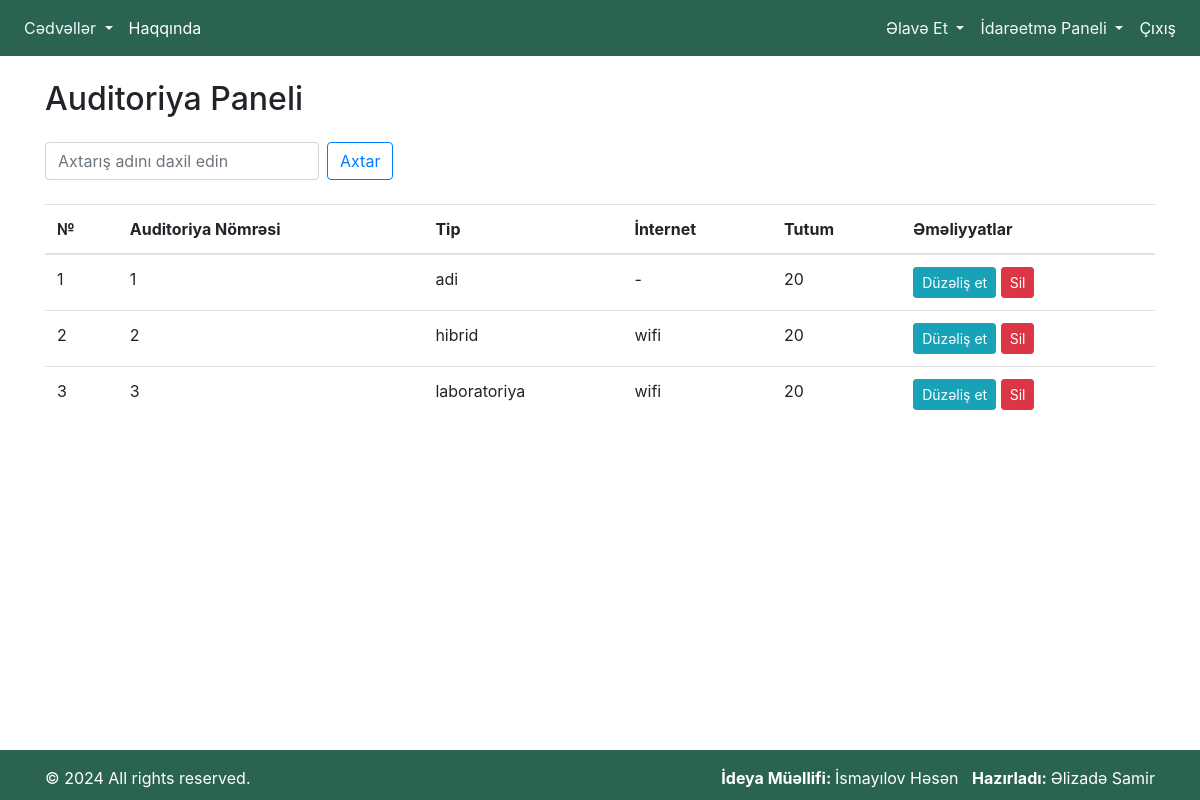
The app's page /classroom-panel/ (signed in) with its own data.
### lesson_calendar/models.py (models this page shows, shortened)
class Classroom(models.Model):
    id = models.IntegerField(primary_key=True)
    class_number = models.IntegerField()
    CLASSROOM_TYPES = (
        ('adi', 'Adi'),
        ('hibrid', 'Hibrid'),
        ('laboratoriya', 'Laboratoriya'),
    )
    is_simple_classroom = models.CharField(max_length=20, choices=CLASSROOM_TYPES, default='adi')
    CLASSROOM_NETWORK_TYPES = (
        ('-', '-'),
        ('wifi', 'Wifi'),
    )
    classroom_network_types = models.CharField(max_length=10, choices=CLASSROOM_NETWORK_TYPES, null=True)
    class_capacity = models.IntegerField(default=20)

### lesson_calendar/views.py (the view)
# urls.py: path('classroom-panel/', login_required(classroom_panel), name='classroom_panel'),
def classroom_panel(request):
    classrooms = Classroom.objects.all()
    query = request.GET.get('q')
    if query:
        classrooms = classrooms.filter(class_number__icontains=query)
    return render(request, 'classroom_panel.html', {'classrooms': classrooms})

### templates/classroom_panel.html
{% extends 'index.html' %}
{% block content %}
<div class="container mt-4">
    <h2 class="mb-4">Auditoriya Paneli</h2>
    <form method="GET" class="mb-3">
        <div class="form-inline mb-4">
            <input type="text" name="q" class="form-control mr-sm-2" placeholder="Axtarış adını daxil edin">
            <button class="btn btn-outline-primary my-2 my-sm-0" type="submit">Axtar</button>
        </div>
    </form>
    <table class="table">
        <thead>
            <tr>
                <th scope="col">№</th>
                <th scope="col">Auditoriya Nömrəsi</th>
                <th scope="col">Tip</th>
                <th scope="col">İnternet</th>
                <th scope="col">Tutum</th>
                <th scope="col">Əməliyyatlar</th>
            </tr>
        </thead>
        <tbody>
            {% for classroom in classrooms %}
            <tr>
                <td>{{ forloop.counter }}</td>
                <td>{{ classroom.class_number }}</td>
                <td>{{ classroom.is_simple_classroom }}</td>
                <td>{{ classroom.classroom_network_types }}</td>
                <td>{{ classroom.class_capacity }}</td>
                <td>
                    <a href="{% url 'update_classroom' classroom.pk %}" class="btn btn-sm btn-info">Düzəliş et</a>
                    <a href="{% url 'delete_classroom' classroom.pk %}" class="btn btn-sm btn-danger" onclick="return confirm('Bu auditoriyanı silmək istədiyinizə əminsiniz?')">Sil</a>
                </td>
            </tr>
            {% endfor %}
        </tbody>
    </table>
</div>
<br>
<br>
{% endblock %}

### records on screen
Classroom: class_number "1", is_simple_classroom "adi", classroom_network_types "-", class_capacity "20"
Classroom: class_number "2", is_simple_classroom "hibrid", classroom_network_types "wifi", class_capacity "20"
Classroom: class_number "3", is_simple_classroom "laboratoriya", classroom_network_types "wifi", class_capacity "20"
